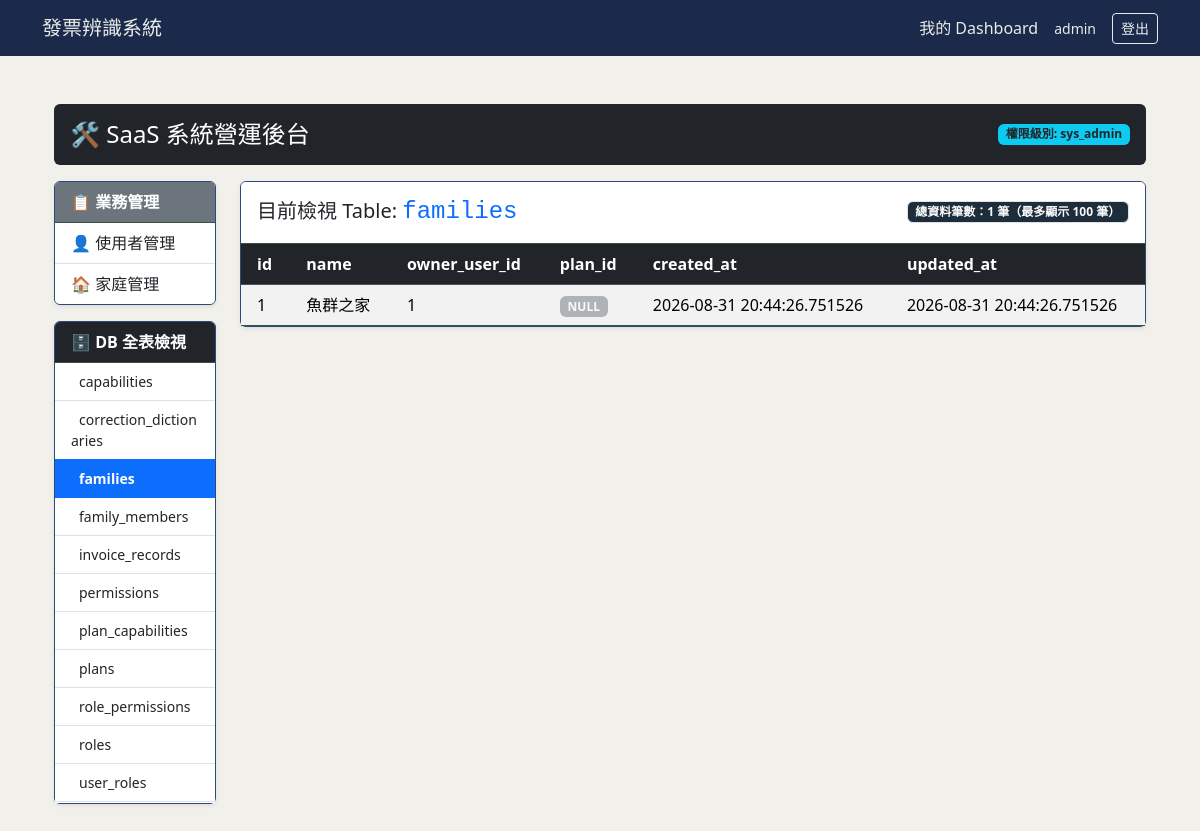
/admin/?table=families (signed in), run on an earlier commit of the app's database.
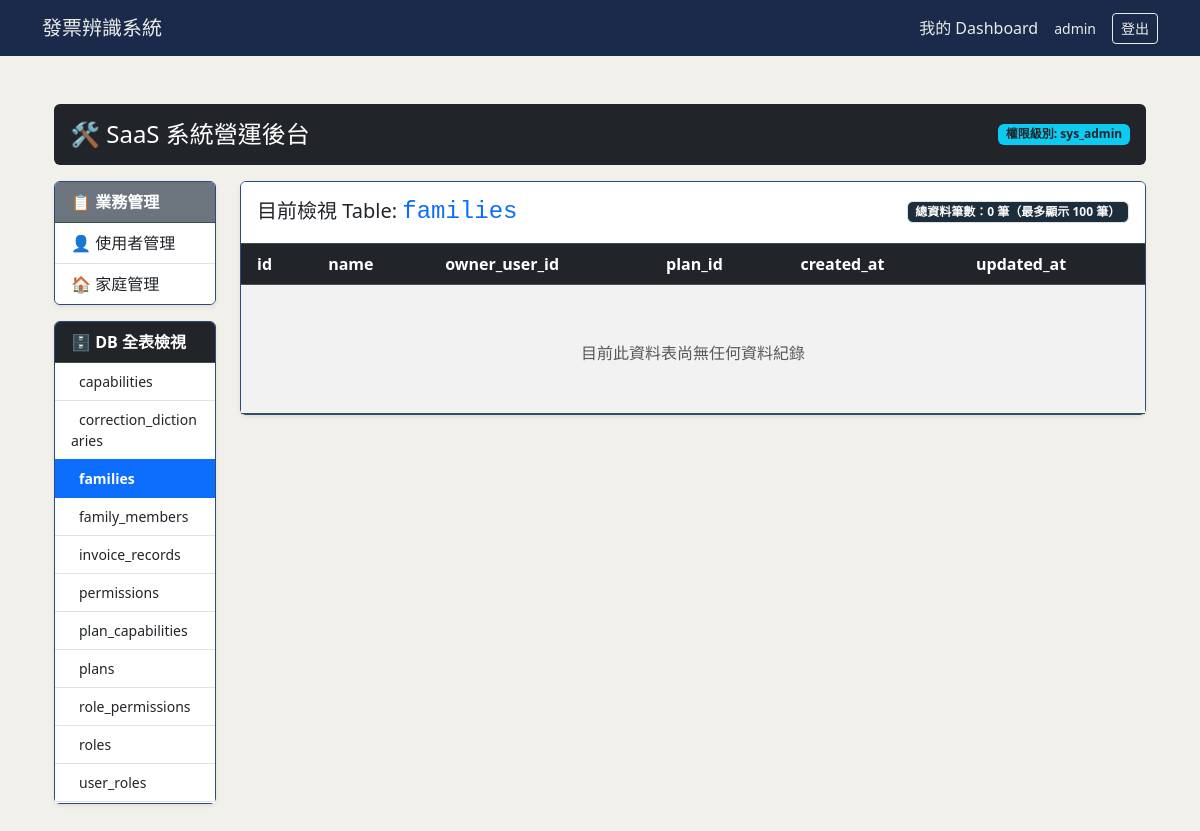
And on a later commit of the database.
### database/models/family/family.py (models this page shows, shortened)
class Family(db.Model, TimestampMixin):
    __tablename__ = 'families'
    id = db.Column(db.Integer, primary_key=True)
    name = db.Column(db.String(100), nullable=False)               # e.g. "許家記帳本"
    owner_user_id = db.Column(db.Integer, db.ForeignKey("users.id"), nullable=False)
    plan_id = db.Column(db.Integer, db.ForeignKey("plans.id"), nullable=True)
    plan = db.relationship("Plan", back_populates="families")
    members = db.relationship("FamilyMember", back_populates="family", cascade="all, delete-orphan")

### routes/admin_bp.py (the view)
@admin_bp.route("/")
@admin_required
def admin_index():
    inspector = inspect(db.engine)
    table_names = inspector.get_table_names()
    selected_table = request.args.get('table', table_names[0] if table_names else None)
    table_columns = []
    table_rows = []
    total_count = 0
    if selected_table and selected_table in table_names:
        columns_info = inspector.get_columns(selected_table)
        table_columns = [col['name'] for col in columns_info]
        query = text(f'SELECT * FROM "{selected_table}" LIMIT 100')
        result = db.session.execute(query)
        table_rows = [dict(row._mapping) for row in result]
        count_query = text(f'SELECT COUNT(*) FROM "{selected_table}"')
        total_count = db.session.execute(count_query).scalar()
    return render_template(
        'dashboard/admin/index.html',
        table_names=table_names,
        selected_table=selected_table,
        table_columns=table_columns,
        table_rows=table_rows,
        total_count=total_count
    )

### core/login.py (called while the page is built)
@login_manager.user_loader
def load_user(user_id: str):
    return User.query.get(int(user_id))

### templates/dashboard/admin/index.html (shortened to what this page needs)
{% extends "base.html" %}
{% block content %}
<div class="container-fluid py-4">
	<div class="row mb-3">
		{% include "dashboard/admin/_header.html" %}
	</div>
	<div class="row">
		{% include "dashboard/admin/_sidebar.html" %}
		<div class="col-md-9 col-lg-10">
			{% if selected_table %}
			<div class="card shadow-sm">
				<div class="card-header bg-white d-flex justify-content-between align-items-center py-3">
					<h5 class="mb-0">
						目前檢視 Table: <code class="fs-4 text-primary">{{ selected_table }}</code>
					</h5>
					<span class="badge bg-light text-light border">
						總資料筆數：<strong>{{ total_count }}</strong> 筆（最多顯示 100 筆）
					</span>
				</div>
				<div class="card-body p-0">
					<div class="table-responsive" style="max-height: 65vh;">
						<table class="table table-hover table-striped border-0 mb-0 align-middle">
							<thead class="table-dark sticky-top">
								<tr>
								{% for col in table_columns %}
									<th scope="col" class="text-nowrap px-3">{{ col }}</th>
								{% endfor %}
								</tr>
							</thead>
							<tbody>
								{% if table_rows %}
								{% for row in table_rows %}
									<tr>
									{% for col in table_columns %}
										<td class="text-nowrap px-3">
										{% if row[col] is none %}
											<span class="badge bg-secondary opacity-50">NULL</span>
										{% elif row[col] is sameas true %}
											<span class="badge bg-success">TRUE</span>
										{% elif row[col] is sameas false %}
											<span class="badge bg-danger">FALSE</span>
										{% else %}
											{{ row[col] }}
										{% endif %}
										</td>
									{% endfor %}
									</tr>
								{% endfor %}
								{% else %}
								<tr>
									<td colspan="{{ table_columns|length }}" class="text-center py-5 text-muted">
									目前此資料表尚無任何資料紀錄
									</td>
								</tr>
								{% endif %}
							</tbody>
						</table>
					</div>
				</div>
			</div>
			{% else %}
			<div class="alert alert-warning" role="alert">
				尚未偵測到任何資料庫 Table，請先確認 `database/init_db.py` 是否已正常執行。
			</div>
			{% endif %}
		</div>
	</div>
</div>
{% endblock %}

What changed in the data, as far as the page shows it:
removed Family: id "1" "魚群之家" "1" "2026-08-31 20:44:26.751526" "2026-08-31 20:44:26.751526"
Also different on the page:
{{ total_count }}: "1" → "0"
text now shown: "目前此資料表尚無任何資料紀錄"
